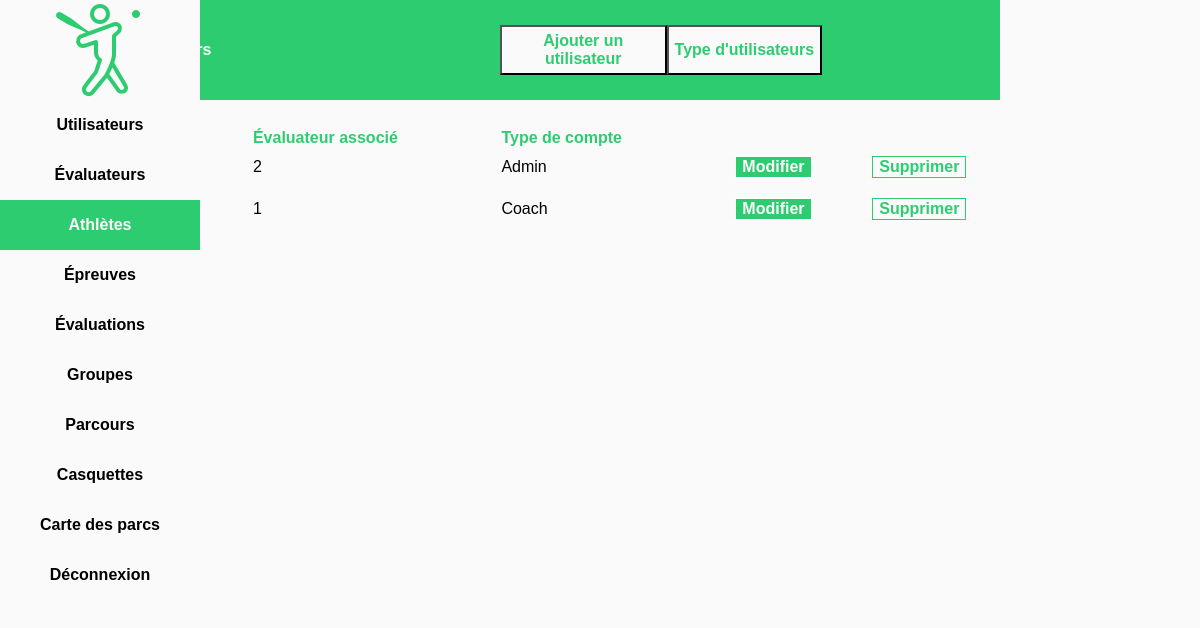
Page /src/php/manageUsers.php (signed in) on the committed database.
### tables this page shows
CREATE TABLE `user` (
  `id` int(11) NOT NULL,
  `user_type` int(11) DEFAULT '0',
  `coach` int(11) DEFAULT '0',
  `username` varchar(32) NOT NULL,
  `password_hash` varchar(255) NOT NULL
);

### src/php/User.class.php (called while the page is built, shortened)
<?php
include_once 'UserType.class.php';
class User
{
    private $id;
    protected function __construct(int $id, string $username, string $hash, UserType $userType, $evaluator)
    {
        $this->id = $id;
    }
    public static function fromID(int $id)
    {
        $conn = SQLConnector::createConn();
        if ($stm = $conn->prepare("SELECT * FROM user WHERE id = ?")) {
            $stm->bind_param("i", $id);
            $stm->execute();
            $result = $stm->get_result();
            if (mysqli_num_rows($result) == 1) {
                $row = $result->fetch_assoc();
                return new User(
                    $row["id"], $row[self::USERNAME_FIELD], $row[self::PASSWORD_FIELD],
                    UserType::fromID($row[self::USERTYPE_FIELD]), $row[self::EVALUATOR_FIELD]
                );
            }
        }
        return null;
    }
    public static function getAllUsers(): array
    {
        $users = [];
        $conn = SQLConnector::createConn();
        if ($stm = $conn->prepare("SELECT * FROM user")) {
            $stm->execute();
            $result = $stm->get_result();
            while ($row = $result->fetch_assoc()) {
                array_push($users,
                    new User(
                        $row["id"], $row[self::USERNAME_FIELD], $row[self::PASSWORD_FIELD],
                        UserType::fromID($row[self::USERTYPE_FIELD]), $row[self::EVALUATOR_FIELD]
                    )
                );
            }
        }
        return $users;
    }
    public function getId(): int
    {
        return $this->id;
    }
    public function getEvaluator()
    {
        return $this->getDB(self::EVALUATOR_FIELD);
    }
    public function getUsername(): string
    {
        return $this->getDB(self::USERNAME_FIELD);
    }
    private function getDB($field)
    {
        $conn = SQLConnector::createConn();
        $field = mysqli_real_escape_string($conn, $field);
        if ($stm = $conn->prepare("SELECT " . $field . " FROM " . self::USER_TABLE . " WHERE id = ?")) {
            $stm->bind_param("i", $this->id);
            $stm->execute();
            $result = $stm->get_result();
            if (mysqli_num_rows($result) == 1) {
                $row = $result->fetch_assoc();
                return $row[$field];
            }
        }
        return null;
    }
}

### src/php/UserType.class.php (called while the page is built, shortened)
<?php
class UserType
{
    private $id;
    protected function __construct(int $id, string $name, string $description, int $permissionLevel)
    {
        $this->id = $id;
    }
    public static function fromID($id) {
        $conn = SQLConnector::createConn();
        if ($stm = $conn->prepare("SELECT * FROM user_type WHERE id = ?")) {
            $stm->bind_param("i", $id);
            $stm->execute();
            $result = $stm->get_result();
            if (mysqli_num_rows($result) == 1) {
                $row = $result->fetch_assoc();
                return new UserType($row['id'], $row[self::NAME_FIELD], $row[self::DESCRIPTION_FIELD], $row[self::PERMISSION_FIELD]);
            }
        }
        return null;
    }
    public function getName(): string
    {
        return $this->getDB(self::NAME_FIELD);
    }
    private function getDB($field) {
        $conn = SQLConnector::createConn();
        $field = mysqli_real_escape_string($conn, $field);
        if ($stm = $conn->prepare("SELECT ". $field ." FROM ". self::USERTYPE_TABLE . " WHERE id = ?")) {
            $stm->bind_param("i",  $this->id);
            $stm->execute();
            $result = $stm->get_result();
            if (mysqli_num_rows($result) == 1) {
                $row = $result->fetch_assoc();
                return $row[$field];
            }
        }
        return null;
    }
}

### src/php/manageUsers.php (the view, shortened to what this page needs)
<?php
include_once 'User.class.php';
include_once 'HTMLUtil.php';
$users = User::getAllUsers();
?>
<!doctype html>
<html lang="fr">
<head>
    <link rel="stylesheet" type="text/css" href="./css/stylesheet.css">
</head>
<body>
<div>
    <div class="topMenu floatLeft col10 colt10 colm12">
        <div class="title col6 colt6 colm12 floatLeft">
            <h1 > Gestion des utilisateurs </h1>
        </div>
        <div class="floatLeft col2 colt2 colm6">
            <button class='buttonAdd' value='1' name='addUser' onclick='location.href="register.php";'>Ajouter un utilisateur</button>
        </div>
        <div class="floatLeft col4 colt4 colm6">
            <button class="buttonAdd" onclick='location.href="manageUserType.php";'>Type d'utilisateurs</button>
        </div>
    </div>
    <div class="mainContent floatLeft col10 colt10 colm12">
        <table>
            <tr>
                <th>Nom d'utilisateur</th>
                <th>Évaluateur associé</th>
                <th>Type de compte</th>
                <th></th>
                <th></th>
            </tr>
            <?php
            foreach ($users as $user) {
                echo '<tr>';
                echo makeCell($user->getUsername());
                echo makeCell($user->getEvaluator());
                echo makeCell($user->getUserType()->getName());
                echo makeCell(makeButtonModifyCustom("editUser.php", $user->getID()));
                echo makeCell(makeButtonDeleteCustom("deleteUser.php", $user->getID()));
                echo '</tr>';
            }
            ?>
        </table>
    </div>
</div>
</body>
</html>

### src/php/HTMLUtil.php (shortened to what this page needs)
<?php
function makeCell($text)
{
    return "<td>" . $text . "</td>";
}
function makeButtonModifyCustom($link, $id)
{
    return "<button class='buttonGreen marginAuto' value={$id} name='id' onclick=\"location.href='{$link}?id={$id}';\">Modifier</button>";
}
function makeButtonDeleteCustom($link, $id)
{
    return "<button class='buttonWhite marginAuto' value={$id} onclick='$.post( \"{$link}\", {id:\"{$id}\"});location.reload();'>Supprimer</button>";
}

### src/php/css/stylesheet.css (style rules this page uses)
body { line-height: 1; }
table { border-collapse: collapse; border-spacing: 0; }
* { box-sizing: border-box; }
.floatLeft { float: left; }
.fixed { position: fixed; }
.marginAuto { margin: auto; }
.sideMenu { background-color: #fafafa; }
.topMenu { background-color: #2ECC71; }
.sideMenuButton { height: 50px; text-align: center; line-height: 50px; color: black; text-decoration: none; font-weight: bold; font-family: arial, serif; display: block; background: linear-gradient(to right, #2ECC71 50%, #fafafa 50%); background-size: 200% 100%; background-position:right bottom; transition:all 0.6s ease; }
.activeMenu { background-position:left bottom; color: #fafafa; }
.logo { display: block; margin-left: auto; margin-right: auto; height: 100px; }
.title { color: #fafafa; font-weight: bold; line-height: 100px; padding-left: 30px; }
body { background-color: #fafafa; font-family: arial; }
.mainContent { padding-left: 30px; padding-top: 30px; }
html,body { height:100%; }
.buttonAdd { height: 50px; margin-top: 25px; background-color: #fafafa; color: #2ECC71; font-weight: bold; font-size: 1em; transition: transform .2s; }
.buttonGreen { background-color: #2ECC71; font-size: 1em; font-weight: bold; color: #fafafa; border: 1px solid #ffffff; display: block; transition: transform .2s; }
.buttonWhite { background-color: #fafafa; font-size: 1em; font-weight: bold; color: #2ECC71; border: 1px solid #2ECC71; display: block; transition: transform .2s; }
tr { -webkit-transition: background-color 300ms ease-out; -ms-transition: background-color 300ms ease-out; transition: background-color 300ms ease-out; }
td { height: 25px; padding-bottom: 10px; padding-top: 10px; }
th { font-weight: bold; color: #2ECC71; text-align: left; }
table { table-layout: auto; width: 100%; }
.colm6 { width: 50%; }
.colm12 { width: 100%; }
@media only screen and (min-width: 768px) { .colt2 { width: 16.66%; } }
@media only screen and (min-width: 768px) { .colt4 { width: 33.33%; } }
@media only screen and (min-width: 768px) { .colt6 { width: 50%; } }
@media only screen and (min-width: 768px) { .colt10 { width: 83.33%; } }

### rows in the picture
user: coach "2 Admin"
user: coach "1 Coach", $id 3 (drawn)
